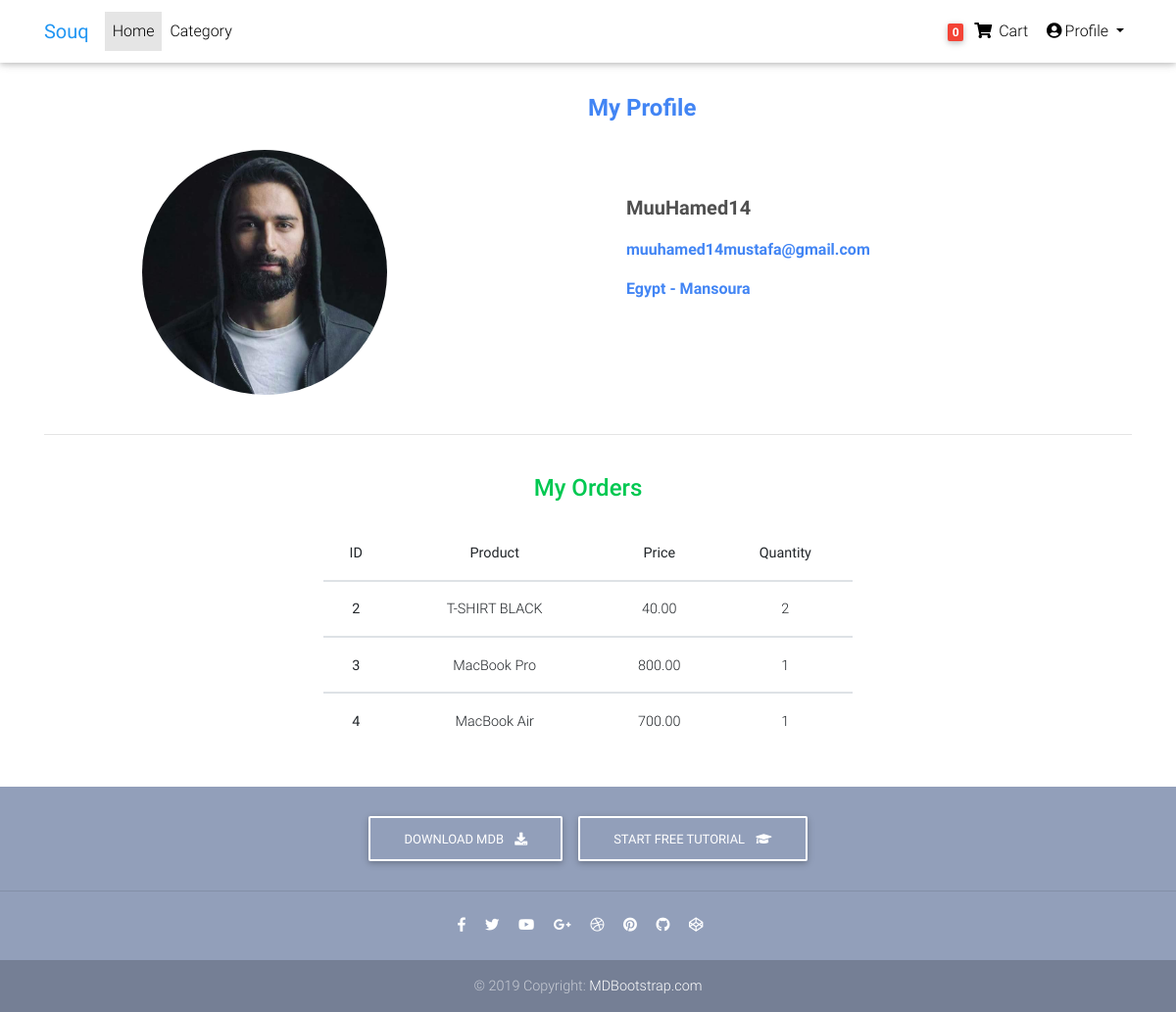
Page /accounts/profile/muuhamed14/ (signed in) on the committed database.
### accounts/models.py (models this page shows, shortened)
class Profile(models.Model):
    user      = models.OneToOneField(User,on_delete=models.CASCADE,verbose_name=_("user"))
    slug      = models.SlugField(null=True,blank=True,verbose_name=_('slug'))
    image     = models.ImageField(_('image'),upload_to=image_upload,null=True,blank=True)
    country   = CountryField()
    address   = models.CharField(max_length=100,verbose_name=_("address"))
    join_date = models.DateTimeField(_('join_date'),default=datetime.datetime.now)
    class Meta:
        verbose_name = _('Profile')
        verbose_name_plural = _('Profiles')
    def __str__(self):
        return '%s ' %(self.user)
    def get_absolute_url(self):
        return reverse('accounts:edit_profile',kwargs={'slug':self.slug})

### orders/models.py (models this page shows, shortened)
class OrderItem(models.Model):
    order    = models.ForeignKey(Order,related_name='items',on_delete=models.CASCADE,verbose_name=_('Order'))
    product  = models.ForeignKey(Product,related_name='order_items',on_delete=models.CASCADE,verbose_name=_('Product'))
    price    = models.DecimalField(max_digits=10,decimal_places=2,verbose_name=_('Price'))
    quantity = models.PositiveIntegerField(default=1,verbose_name=_('Quantity'))
    class Meta :
        verbose_name = 'OrderItem'
        verbose_name_plural = 'OrderItems'

### product/models.py (models this page shows, shortened)
class Product(models.Model):
    PRDName          = models.CharField(max_length=100,verbose_name=_("Name"))
    PRDImage         = models.ImageField(upload_to="product/",null=True,blank=True,verbose_name=_("Image"))
    PRDCategory      = models.ForeignKey('Category',on_delete=models.CASCADE,null=True,blank=True,verbose_name=_("Category"))
    PRDBrand         = models.ForeignKey('settings.Brand',on_delete=models.CASCADE,null=True,blank=True,verbose_name=_("Brand"))
    PRDDesc          = models.TextField(verbose_name=_("Description"))
    PRDPrice         = models.DecimalField(max_digits=5,decimal_places=2,verbose_name=_("Price"))
    PRDDiscountPrice = models.DecimalField(max_digits=5,decimal_places=2,verbose_name=_("Discount Price"),null=True,blank=True)
    PRDCost          = models.DecimalField(max_digits=5,decimal_places=2,verbose_name=_("Cost"))
    PRDCreated       = models.DateTimeField(auto_now_add=True,verbose_name=_("Created At"))
    PRDUpdated       = models.DateTimeField(auto_now=True,verbose_name=_('Updated At'))
    PRDSlug          = models.SlugField(blank=True,null=True,verbose_name=_("Product Slug"))
    PRDISNew         = models.BooleanField(default=True,verbose_name=_("New Product"))
    PRDISBestSeller  = models.BooleanField(default=False,verbose_name=_("Best Seller"))
    PRDAvaliable     = models.BooleanField(default=True,verbose_name=_('Avaliable'))
    class Meta:
        verbose_name = _("Product")
        verbose_name_plural = _("Products")
    def __str__(self):
        return self.PRDName

### accounts/views.py (the view)
# urls.py: path('profile/<slug:slug>/',views.profile,name='profile'),
@login_required(login_url='login')
def profile(request,slug):
    profile = get_object_or_404(Profile,slug=slug)
    orders   = OrderItem.objects.all()
    context = {'profile':profile,'orders':orders}
    return render(request,'accounts/profile.html',context)

### cart/cart.py (called while the page is built)
    def __len__(self):
        return sum(item['quantity'] for item in self.cart.values())

### cart/context_processors.py (called while the page is built)
def cart(request):
    return {'cart':Cart(request)}

### accounts/templates/accounts/profile.html (shortened to what this page needs)
{% extends 'base.html' %}
{% load static %}
{% block body %}
      <main class="mt-5 pt-4">
        <h4 style="margin-left: 600px; font-weight: bold; margin-top: 24px; " class="text-primary" >  My Profile </h4>
        <div class="container dark-grey-text mt-5">
          <div class="row wow fadeIn">
            <div class="col-md-6 mb-4">
              {% if profile.image %}
                <img src="{{profile.image.url}}" class="img-fluid rounded-circle" style="width: 250px; height:250px; margin-top: -20px; margin-left: 100px;">
              {% else %}
                <img src="{% static 'site_static/img/default_user.png' %}" class="img-fluid rounded-circle" style="width: 300px; height:300px;  margin-left: 100px;margin-top: -20px;" alt="">
              {% endif %}
            </div>
            <div class="col-md-6 mb-4">
              <div class="p-4">
                <p class="lead font-weight-bold">{{profile}}</p>
                <p class="lead">
                      <p class="text-primary" style="font-weight: bold;">{{profile.user.email}}</p>
                      <p class="text-primary" style="font-weight: bold;">{{profile.country.name}} - {{profile.address}}</p>
                </p>
              </div>
            </div>
          </div>
          <hr>
          <div class="row d-flex justify-content-center wow fadeIn">
            <div class="col-md-6 text-center">
              <h4 class="my-4 h4 text-success"> My Orders </h4>
              <table class="table table-hover">
                <thead>
                  <tr>
                    <th scope="col">ID</th>
                    <th scope="col">Product</th>
                    <th scope="col">Price</th>
                    <th scope="col">Quantity</th>
                  </tr>
                </thead>
              {% for order in orders  %}
                <tbody>
                  <tr>
                    <th scope="row">{{order.id}}</th>
                    <td>{{order.product}}</td>
                    <td>{{order.price}}</td>
                    <td>{{order.quantity}}</td>
                  </tr>
              {% endfor %}
                </tbody>
              </table>
            </div>
          </div>
        </div>
      </main>
{% endblock body %}

### static/site_static/css/style.css (style rules this page uses)
html, body, .view { height: 100%; }

### templates/base.html (style rules this page uses)
html, body, header, .carousel { height: 60vh; }

### rows in the picture
Profile: image (picture), user.username "MuuHamed14", user.email "muuhamed14mustafa@gmail.com", country.name "Egypt", address "Mansoura"
OrderItem: id "2", product "T-SHIRT BLACK", price "40.00", quantity "2"
OrderItem: id "3", product "MacBook Pro", price "800.00", quantity "1"
OrderItem: id "4", product "MacBook Air", price "700.00", quantity "1"
